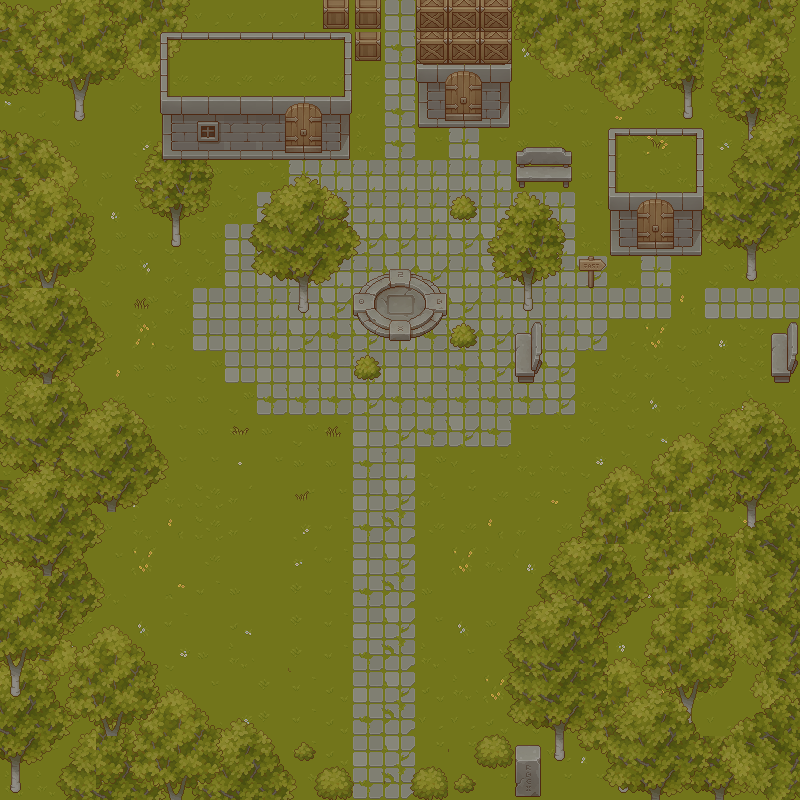

Below is a game level as drawn by its tile map, then a one-line description and the .tmx that defines it (tile-layer data replaced by summaries):
An orthogonal 25x25 tile map with 32x32 px tiles, 11 tile layers (Tile Layer 1, Trees2, Trees, Plants, ...), 4 tilesets and 22 objects.

<map version="1.5" tiledversion="1.6.0" orientation="orthogonal" renderorder="right-down" width="25" height="25" tilewidth="32" tileheight="32" infinite="0" nextlayerid="19" nextobjectid="32">
 <tileset firstgid="1" source="grass.tsx" />
 <tileset firstgid="65" source="trees.tsx" />
 <tileset firstgid="321" source="props.tsx" />
 <tileset firstgid="577" source="walls.tsx" />
 <layer id="1" name="Tile Layer 1" width="25" height="25">
  <data>[625 cells, 625 non-empty, 28 distinct tile ids]</data>
 </layer>
 <layer id="9" name="Trees2" width="25" height="25">
  <data>[625 cells, 18 non-empty, 13 distinct tile ids]</data>
 </layer>
 <layer id="2" name="Trees" width="25" height="25">
  <data>[625 cells, 113 non-empty, 56 distinct tile ids]</data>
 </layer>
 <layer id="3" name="Plants" width="25" height="25">
  <data>[625 cells, 23 non-empty, 10 distinct tile ids]</data>
 </layer>
 <layer id="14" name="Map Border" width="25" height="25">
  <data>[625 cells, 199 non-empty, 51 distinct tile ids]</data>
 </layer>
 <layer id="15" name="Map Border 2" width="25" height="25">
  <data>[625 cells, 89 non-empty, 31 distinct tile ids]</data>
 </layer>
 <layer id="16" name="Map Border 3" width="25" height="25">
  <data>[625 cells, 185 non-empty, 39 distinct tile ids]</data>
 </layer>
 <objectgroup id="17" name="Map Border">
  <object id="7" x="282.971" y="799.394">
   <polygon points="0,0 0,-15.1592 -29.3077,-60.6367 -72.764,-64.6791 -105.104,-103.082 -130.369,-104.093 -163.719,-160.687 -200.101,-142.496 -223.345,-161.698 -194.037,-202.122 -216.271,-240.526 -199.09,-263.77 -201.112,-293.077 -170.793,-302.173 -129.358,-324.406 -154.624,-375.947 -203.133,-383.022 -223.345,-410.308 -207.175,-445.68 -195.048,-469.934 -230.419,-513.391 -229.409,-548.762 -200.101,-572.006 -227.388,-603.335 -228.398,-639.717 -259.727,-659.929 -243.557,-728.651 -182.921,-726.63 -168.772,-742.799 -146.539,-741.789 -124.305,-732.693 -123.295,-801.415 -280.95,-798.383 -286.003,1.01061" />
  </object>
  <object id="8" x="519.192" y="710.007">
   <polygon points="0,0 4.19538,-60.713 24.6917,-98.7776 52.5081,-144.894 83.2525,-191.011 107.409,-223.219 133.761,-217.363 154.99,-247.376 187.93,-258.356 226.727,-294.225 249.419,-286.904 277.967,-286.904 255.275,-335.217 253.079,-376.942 275.771,-388.654 279.431,-387.19 280.163,90.8132 133.029,87.8852 96.4287,79.833 86.1806,65.9248 77.3965,35.1804 59.0962,32.2523 40.7959,38.8404" />
  </object>
  <object id="9" x="513.14" y="33.6725">
   <polygon points="0,0 25.6204,20.4963 40.2606,29.2804 58.5609,25.6204 78.3252,37.3326 104.678,66.613 120.782,58.5609 147.134,40.2606 229.119,74.6651 242.296,101.017 226.191,139.814 227.655,155.186 191.787,171.291 191.055,201.303 219.603,211.551 233.511,214.479 233.511,245.224 243.76,243.028 243.76,215.211 250.348,208.623 265.72,198.375 285.484,187.395 285.484,-35.8685 -1.46402,-33.6725" />
  </object>
  <object id="10" x="352.864" y="790.902">
   <polygon points="0,0 -10.2958,-23.3995 -29.9513,-20.5915 -73.0064,-17.7836 -71.1344,10.2958 255.522,7.48783 162.86,-82.3662 140.397,-55.2228 128.229,-36.5032 123.549,-20.5915 88.918,-16.8476 71.1344,-23.3995 57.0947,-5.61587 58.0307,8.42381 -1.87196,8.42381" />
  </object>
 </objectgroup>
 <layer id="4" name="Stone_props" width="25" height="25">
  <data>[625 cells, 20 non-empty, 16 distinct tile ids]</data>
 </layer>
 <objectgroup id="13" name="Map Border" />
 <objectgroup id="18" name="Object Collision">
  <object id="11" x="417.01" y="-0.515464" width="93.299" height="127.835" />
  <object id="12" x="355.045" y="0.791186" width="25.7136" height="59.5368" />
  <object id="15" x="160.156" y="32.5521" width="191.732" height="127.279" />
  <object id="16" x="516.276" y="162.435" width="55.9896" height="23.763" />
  <object id="17" x="608.398" y="128.906" width="94.7266" height="127.279" />
  <object id="18" x="588.216" y="267.904" width="5.85938" height="19.5313" />
  <object id="19" x="579.427" y="259.115" width="25.3906" height="11.0677" />
  <object id="20" x="515.625" y="333.659" width="15.9505" height="49.8047" />
  <object id="21" x="532.878" y="323.568" width="7.16146" height="48.1771" />
  <object id="22" x="354.019" y="357.116" width="26.0044" height="23.1977">
   <ellipse />
  </object>
  <object id="24" x="451.102" y="323.617" width="24.3474" height="24.3474">
   <ellipse />
  </object>
  <object id="25" x="451.851" y="195.984" width="23.5906" height="24.5988">
   <ellipse />
  </object>
  <object id="26" x="353.47" y="270.549" width="90.8857" height="69.5697">
   <ellipse />
  </object>
  <object id="27" x="298.189" y="292.802" width="10.0724" height="18.2708" />
  <object id="28" x="522.701" y="292.229" width="10.0724" height="18.2708" />
  <object id="29" x="171.032" y="228.184" width="10.0724" height="18.2708" />
  <object id="30" x="74.8464" y="101.722" width="10.0724" height="18.2708" />
  <object id="31" x="303.536" y="751.46">
   <ellipse />
  </object>
 </objectgroup>
 <layer id="6" name="Wood_props" width="25" height="25">
  <data>[625 cells, 5 non-empty, 5 distinct tile ids]</data>
 </layer>
 <layer id="7" name="Buildings" width="25" height="25">
  <data>[625 cells, 47 non-empty, 19 distinct tile ids]</data>
 </layer>
 <layer id="8" name="Buildings2" width="25" height="25">
  <data>[625 cells, 26 non-empty, 9 distinct tile ids]</data>
 </layer>
</map>
